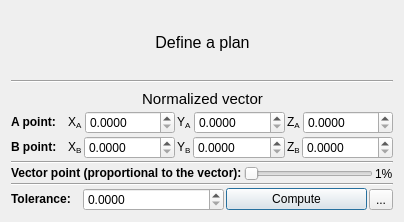
<?xml version="1.0" encoding="UTF-8"?>
<ui version="4.0">
 <class>exametricsDialog</class>
 <widget class="QDialog" name="exametricsDialog">
  <property name="geometry">
   <rect>
    <x>0</x>
    <y>0</y>
    <width>404</width>
    <height>222</height>
   </rect>
  </property>
  <property name="windowTitle">
   <string>Exametrics</string>
  </property>
  <layout class="QVBoxLayout" name="verticalLayout">
   <item>
    <layout class="QHBoxLayout" name="TitleHLayout">
     <property name="leftMargin">
      <number>0</number>
     </property>
     <item>
      <spacer name="horizontalSpacer_5">
       <property name="orientation">
        <enum>Qt::Horizontal</enum>
       </property>
       <property name="sizeHint" stdset="0">
        <size>
         <width>40</width>
         <height>20</height>
        </size>
       </property>
      </spacer>
     </item>
     <item>
      <widget class="QLabel" name="lblTitle">
       <property name="font">
        <font>
         <pointsize>10</pointsize>
        </font>
       </property>
       <property name="text">
        <string>&lt;html&gt;&lt;head/&gt;&lt;body&gt;&lt;p align=&quot;center&quot;&gt;&lt;span style=&quot; font-size:12pt;&quot;&gt;Define a plan&lt;/span&gt;&lt;/p&gt;&lt;/body&gt;&lt;/html&gt;</string>
       </property>
       <property name="textFormat">
        <enum>Qt::RichText</enum>
       </property>
       <property name="alignment">
        <set>Qt::AlignCenter</set>
       </property>
      </widget>
     </item>
     <item>
      <spacer name="horizontalSpacer_6">
       <property name="orientation">
        <enum>Qt::Horizontal</enum>
       </property>
       <property name="sizeHint" stdset="0">
        <size>
         <width>40</width>
         <height>20</height>
        </size>
       </property>
      </spacer>
     </item>
    </layout>
   </item>
   <item>
    <widget class="Line" name="line_3">
     <property name="orientation">
      <enum>Qt::Horizontal</enum>
     </property>
    </widget>
   </item>
   <item>
    <layout class="QVBoxLayout" name="ParametersVerticalLayout">
     <property name="spacing">
      <number>2</number>
     </property>
     <property name="leftMargin">
      <number>0</number>
     </property>
     <item>
      <layout class="QHBoxLayout" name="vectorPointsHorizontalLayout">
       <item>
        <spacer name="horizontalSpacer_3">
         <property name="orientation">
          <enum>Qt::Horizontal</enum>
         </property>
         <property name="sizeHint" stdset="0">
          <size>
           <width>40</width>
           <height>20</height>
          </size>
         </property>
        </spacer>
       </item>
       <item>
        <widget class="QLabel" name="lblNormalVector">
         <property name="text">
          <string>&lt;html&gt;&lt;head/&gt;&lt;body&gt;&lt;p align=&quot;center&quot;&gt;&lt;span style=&quot; font-size:11pt;&quot;&gt;Normalized vector&lt;/span&gt;&lt;/p&gt;&lt;/body&gt;&lt;/html&gt;</string>
         </property>
         <property name="textFormat">
          <enum>Qt::RichText</enum>
         </property>
        </widget>
       </item>
       <item>
        <spacer name="horizontalSpacer_4">
         <property name="orientation">
          <enum>Qt::Horizontal</enum>
         </property>
         <property name="sizeHint" stdset="0">
          <size>
           <width>40</width>
           <height>20</height>
          </size>
         </property>
        </spacer>
       </item>
      </layout>
     </item>
     <item>
      <layout class="QHBoxLayout" name="APointHLayout">
       <item>
        <widget class="QLabel" name="lblPointA">
         <property name="minimumSize">
          <size>
           <width>55</width>
           <height>0</height>
          </size>
         </property>
         <property name="maximumSize">
          <size>
           <width>16777215</width>
           <height>16777215</height>
          </size>
         </property>
         <property name="text">
          <string>&lt;html&gt;&lt;head/&gt;&lt;body&gt;&lt;p&gt;&lt;span style=&quot; font-weight:600;&quot;&gt;A point:&lt;/span&gt;&lt;/p&gt;&lt;/body&gt;&lt;/html&gt;</string>
         </property>
         <property name="textFormat">
          <enum>Qt::RichText</enum>
         </property>
        </widget>
       </item>
       <item>
        <widget class="QLabel" name="lblXA">
         <property name="maximumSize">
          <size>
           <width>20</width>
           <height>16777215</height>
          </size>
         </property>
         <property name="text">
          <string>&lt;html&gt;&lt;head/&gt;&lt;body&gt;&lt;p&gt;X&lt;span style=&quot; vertical-align:sub;&quot;&gt;A&lt;/span&gt;&lt;/p&gt;&lt;/body&gt;&lt;/html&gt;</string>
         </property>
         <property name="textFormat">
          <enum>Qt::RichText</enum>
         </property>
        </widget>
       </item>
       <item>
        <widget class="QDoubleSpinBox" name="spbXA">
         <property name="sizePolicy">
          <sizepolicy hsizetype="Expanding" vsizetype="Fixed">
           <horstretch>0</horstretch>
           <verstretch>0</verstretch>
          </sizepolicy>
         </property>
         <property name="decimals">
          <number>4</number>
         </property>
         <property name="singleStep">
          <double>0.001000000000000</double>
         </property>
        </widget>
       </item>
       <item>
        <widget class="QLabel" name="lblYA">
         <property name="maximumSize">
          <size>
           <width>20</width>
           <height>16777215</height>
          </size>
         </property>
         <property name="text">
          <string>&lt;html&gt;&lt;head/&gt;&lt;body&gt;&lt;p&gt;Y&lt;span style=&quot; vertical-align:sub;&quot;&gt;A&lt;/span&gt;&lt;/p&gt;&lt;/body&gt;&lt;/html&gt;</string>
         </property>
        </widget>
       </item>
       <item>
        <widget class="QDoubleSpinBox" name="spbYA">
         <property name="sizePolicy">
          <sizepolicy hsizetype="Expanding" vsizetype="Fixed">
           <horstretch>0</horstretch>
           <verstretch>0</verstretch>
          </sizepolicy>
         </property>
         <property name="decimals">
          <number>4</number>
         </property>
         <property name="singleStep">
          <double>0.001000000000000</double>
         </property>
        </widget>
       </item>
       <item>
        <widget class="QLabel" name="lblZA">
         <property name="maximumSize">
          <size>
           <width>20</width>
           <height>16777215</height>
          </size>
         </property>
         <property name="text">
          <string>&lt;html&gt;&lt;head/&gt;&lt;body&gt;&lt;p&gt;Z&lt;span style=&quot; vertical-align:sub;&quot;&gt;A&lt;/span&gt;&lt;/p&gt;&lt;/body&gt;&lt;/html&gt;</string>
         </property>
         <property name="textFormat">
          <enum>Qt::RichText</enum>
         </property>
        </widget>
       </item>
       <item>
        <widget class="QDoubleSpinBox" name="spbZA">
         <property name="sizePolicy">
          <sizepolicy hsizetype="Expanding" vsizetype="Fixed">
           <horstretch>0</horstretch>
           <verstretch>0</verstretch>
          </sizepolicy>
         </property>
         <property name="decimals">
          <number>4</number>
         </property>
         <property name="singleStep">
          <double>0.001000000000000</double>
         </property>
        </widget>
       </item>
      </layout>
     </item>
     <item>
      <layout class="QHBoxLayout" name="BPointHLayout">
       <item>
        <widget class="QLabel" name="lblPointB">
         <property name="minimumSize">
          <size>
           <width>55</width>
           <height>0</height>
          </size>
         </property>
         <property name="maximumSize">
          <size>
           <width>16777215</width>
           <height>16777215</height>
          </size>
         </property>
         <property name="text">
          <string>&lt;html&gt;&lt;head/&gt;&lt;body&gt;&lt;p&gt;&lt;span style=&quot; font-weight:600;&quot;&gt;B point:&lt;/span&gt;&lt;/p&gt;&lt;/body&gt;&lt;/html&gt;</string>
         </property>
         <property name="textFormat">
          <enum>Qt::RichText</enum>
         </property>
        </widget>
       </item>
       <item>
        <widget class="QLabel" name="lblXB">
         <property name="maximumSize">
          <size>
           <width>20</width>
           <height>16777215</height>
          </size>
         </property>
         <property name="text">
          <string>&lt;html&gt;&lt;head/&gt;&lt;body&gt;&lt;p&gt;X&lt;span style=&quot; vertical-align:sub;&quot;&gt;B&lt;/span&gt;&lt;/p&gt;&lt;/body&gt;&lt;/html&gt;</string>
         </property>
         <property name="textFormat">
          <enum>Qt::RichText</enum>
         </property>
        </widget>
       </item>
       <item>
        <widget class="QDoubleSpinBox" name="spbXB">
         <property name="sizePolicy">
          <sizepolicy hsizetype="Expanding" vsizetype="Fixed">
           <horstretch>0</horstretch>
           <verstretch>0</verstretch>
          </sizepolicy>
         </property>
         <property name="decimals">
          <number>4</number>
         </property>
         <property name="singleStep">
          <double>0.001000000000000</double>
         </property>
        </widget>
       </item>
       <item>
        <widget class="QLabel" name="lblYB">
         <property name="maximumSize">
          <size>
           <width>20</width>
           <height>16777215</height>
          </size>
         </property>
         <property name="text">
          <string>&lt;html&gt;&lt;head/&gt;&lt;body&gt;&lt;p&gt;Y&lt;span style=&quot; vertical-align:sub;&quot;&gt;B&lt;/span&gt;&lt;/p&gt;&lt;/body&gt;&lt;/html&gt;</string>
         </property>
        </widget>
       </item>
       <item>
        <widget class="QDoubleSpinBox" name="spbYB">
         <property name="sizePolicy">
          <sizepolicy hsizetype="Expanding" vsizetype="Fixed">
           <horstretch>0</horstretch>
           <verstretch>0</verstretch>
          </sizepolicy>
         </property>
         <property name="decimals">
          <number>4</number>
         </property>
         <property name="singleStep">
          <double>0.001000000000000</double>
         </property>
        </widget>
       </item>
       <item>
        <widget class="QLabel" name="lblZB">
         <property name="maximumSize">
          <size>
           <width>20</width>
           <height>16777215</height>
          </size>
         </property>
         <property name="text">
          <string>&lt;html&gt;&lt;head/&gt;&lt;body&gt;&lt;p&gt;Z&lt;span style=&quot; vertical-align:sub;&quot;&gt;B&lt;/span&gt;&lt;/p&gt;&lt;/body&gt;&lt;/html&gt;</string>
         </property>
         <property name="textFormat">
          <enum>Qt::RichText</enum>
         </property>
        </widget>
       </item>
       <item>
        <widget class="QDoubleSpinBox" name="spbZB">
         <property name="sizePolicy">
          <sizepolicy hsizetype="Expanding" vsizetype="Fixed">
           <horstretch>0</horstretch>
           <verstretch>0</verstretch>
          </sizepolicy>
         </property>
         <property name="decimals">
          <number>4</number>
         </property>
         <property name="singleStep">
          <double>0.001000000000000</double>
         </property>
        </widget>
       </item>
      </layout>
     </item>
     <item>
      <widget class="Line" name="line">
       <property name="orientation">
        <enum>Qt::Horizontal</enum>
       </property>
      </widget>
     </item>
     <item>
      <layout class="QHBoxLayout" name="PointHLayout">
       <item>
        <widget class="QLabel" name="lblPoint">
         <property name="minimumSize">
          <size>
           <width>55</width>
           <height>0</height>
          </size>
         </property>
         <property name="maximumSize">
          <size>
           <width>16777215</width>
           <height>16777215</height>
          </size>
         </property>
         <property name="text">
          <string>&lt;html&gt;&lt;head/&gt;&lt;body&gt;&lt;p&gt;&lt;span style=&quot; font-weight:600;&quot;&gt;Vector point (proportional to the vector):&lt;/span&gt;&lt;/p&gt;&lt;/body&gt;&lt;/html&gt;</string>
         </property>
         <property name="textFormat">
          <enum>Qt::RichText</enum>
         </property>
        </widget>
       </item>
       <item>
        <widget class="QSlider" name="coefSlider">
         <property name="minimum">
          <number>1</number>
         </property>
         <property name="maximum">
          <number>100</number>
         </property>
         <property name="value">
          <number>1</number>
         </property>
         <property name="orientation">
          <enum>Qt::Horizontal</enum>
         </property>
        </widget>
       </item>
       <item>
        <widget class="QLabel" name="lblCoef">
         <property name="text">
          <string>1%</string>
         </property>
        </widget>
       </item>
      </layout>
     </item>
     <item>
      <widget class="Line" name="line_2">
       <property name="orientation">
        <enum>Qt::Horizontal</enum>
       </property>
      </widget>
     </item>
     <item>
      <layout class="QHBoxLayout" name="bottomLayout">
       <item>
        <widget class="QLabel" name="lblTolerance">
         <property name="minimumSize">
          <size>
           <width>70</width>
           <height>0</height>
          </size>
         </property>
         <property name="maximumSize">
          <size>
           <width>70</width>
           <height>16777215</height>
          </size>
         </property>
         <property name="text">
          <string>&lt;html&gt;&lt;head/&gt;&lt;body&gt;&lt;p&gt;&lt;span style=&quot; font-weight:600;&quot;&gt;Tolerance:&lt;/span&gt;&lt;/p&gt;&lt;/body&gt;&lt;/html&gt;</string>
         </property>
         <property name="textFormat">
          <enum>Qt::RichText</enum>
         </property>
        </widget>
       </item>
       <item>
        <widget class="QDoubleSpinBox" name="toleranceSpb">
         <property name="decimals">
          <number>4</number>
         </property>
         <property name="singleStep">
          <double>0.001000000000000</double>
         </property>
        </widget>
       </item>
       <item>
        <widget class="QPushButton" name="computeButton">
         <property name="text">
          <string>Compute</string>
         </property>
        </widget>
       </item>
       <item>
        <widget class="QToolButton" name="closeButton">
         <property name="text">
          <string>...</string>
         </property>
         <property name="icon">
          <iconset>
           <normaloff>:/CC/images/smallCancel.png</normaloff>:/CC/images/smallCancel.png</iconset>
         </property>
        </widget>
       </item>
      </layout>
     </item>
    </layout>
   </item>
  </layout>
 </widget>
 <resources/>
 <connections/>
</ui>
